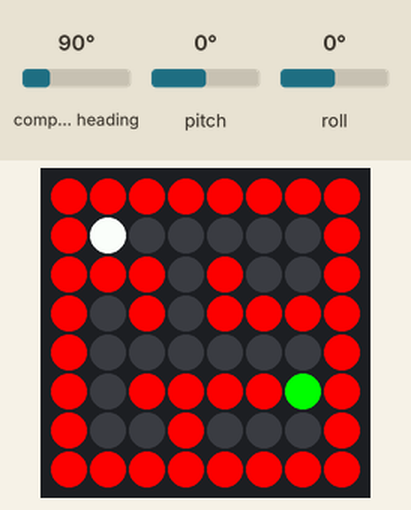
Recording of a program running on a simulated Raspberry Pi (BCM pin numbers) with a Sense HAT. On the bench: the Sense HAT's 8×8 RGB LED matrix. The inputs (shaded band) are chosen by the test bench; at power-on: pitch 0°, roll 0°, compass heading 90°. The Sense HAT reports a negative pitch or roll as 360° plus the angle.

Above: at 1.2 s.
1.3 s: pitch set to -86°
At 2.1 s:
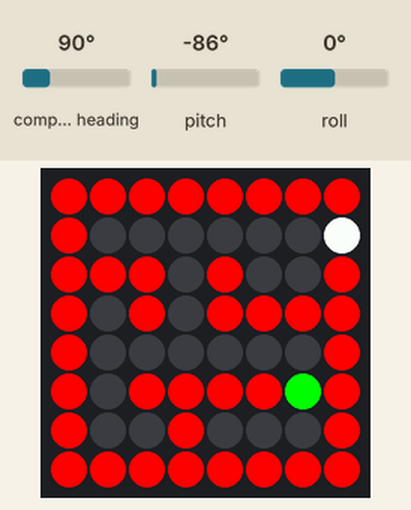
2.8 s: roll set to -86°
At 3.3 s:
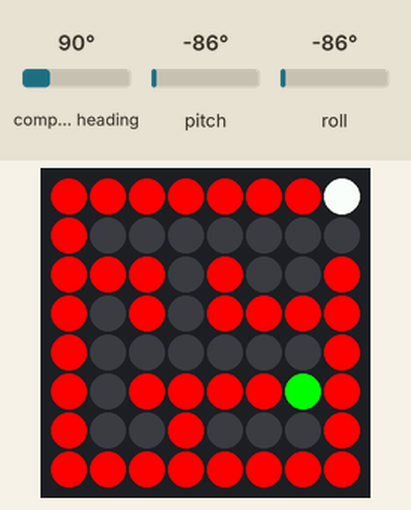
Timing chart, 0 to 5.8 s (numbered marks = the images above; inputs shaded):
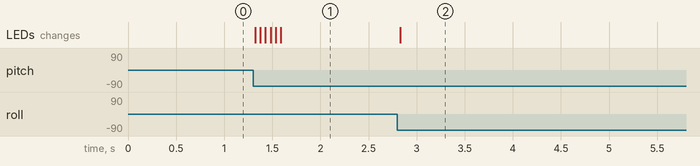

Measured:
- after the input at 1.3 s, the LEDs: first change at once (image 1 shows a later state)
- after the input at 2.8 s, the LEDs: change at once (image 2)

The program:

ConnorStout_marble_maze.py
```python
from sense_hat import SenseHat
from time import sleep
sense = SenseHat()
sense.clear()

r = (255,0,0)
b = (0,0,0)
w = (255,255,255)
g = (0,255,0)

x = 1
y = 1


maze = [[r,r,r,r,r,r,r,r],
        [r,b,b,b,b,b,b,r],
        [r,r,r,b,r,b,b,r],
        [r,b,r,b,r,r,r,r],
        [r,b,b,b,b,b,b,r],
        [r,b,r,r,r,r,g,r],
        [r,b,b,r,b,b,b,r],
        [r,r,r,r,r,r,r,r]]

sense.set_pixels(sum(maze,[]))

maze[y][x] = w

game_over = False

def check_wall(x,y,new_x,new_y):
   if maze[new_y][new_x] != r:
        return new_x, new_y
   elif maze [new_y][x] != r:
        return x, new_y
   elif maze[y][new_x] != r:
        return new_x, y
   else:
        return x,y

def move_marble(pitch, roll, x, y):
   new_x = x
   new_y = y
   check_wall(x,y,new_x,new_y)
   new_x, new_y = check_wall(x,y, new_x, new_y)
   if 1 < pitch < 179:
        new_x -= 1
   elif 359 > pitch > 181 and x != 7:
        new_x +=1
   elif 359 > roll > 179 and y != 0:
        new_y -= 1
   if 359 < pitch < 181:
       new_x +=1
   return new_x, new_y

while game_over == False:
    o = sense.get_orientation()
    pitch = o["pitch"]
    roll = o["roll"]
    yaw = o["yaw"]
    x,y = move_marble(pitch,roll,x,y)
    if maze[y][x] == g:
        sense.show_message("Win!")
        game_over = True
    maze[y][x] = w
    sense.set_pixels(sum(maze,[]))
    sleep(0.05)
    maze[y][x] = b
while not game_over:
    pitch = sense.get_orientation()['pitch']
    roll = sense.get_orientation()['roll']
    yaw = sense.get_orientation()['yaw']
    x,y = move_marble(pitch,roll,x,y)
    maze[y][x] = w
    sense.get_pixels(sum(maze,[]))
    sleep(0.05)
    maze[y][x] = b
sense.set_pixels(sum(maze,[]))
r = 255
g = 255
b = 255
sense.clear((r, g, b))
```
